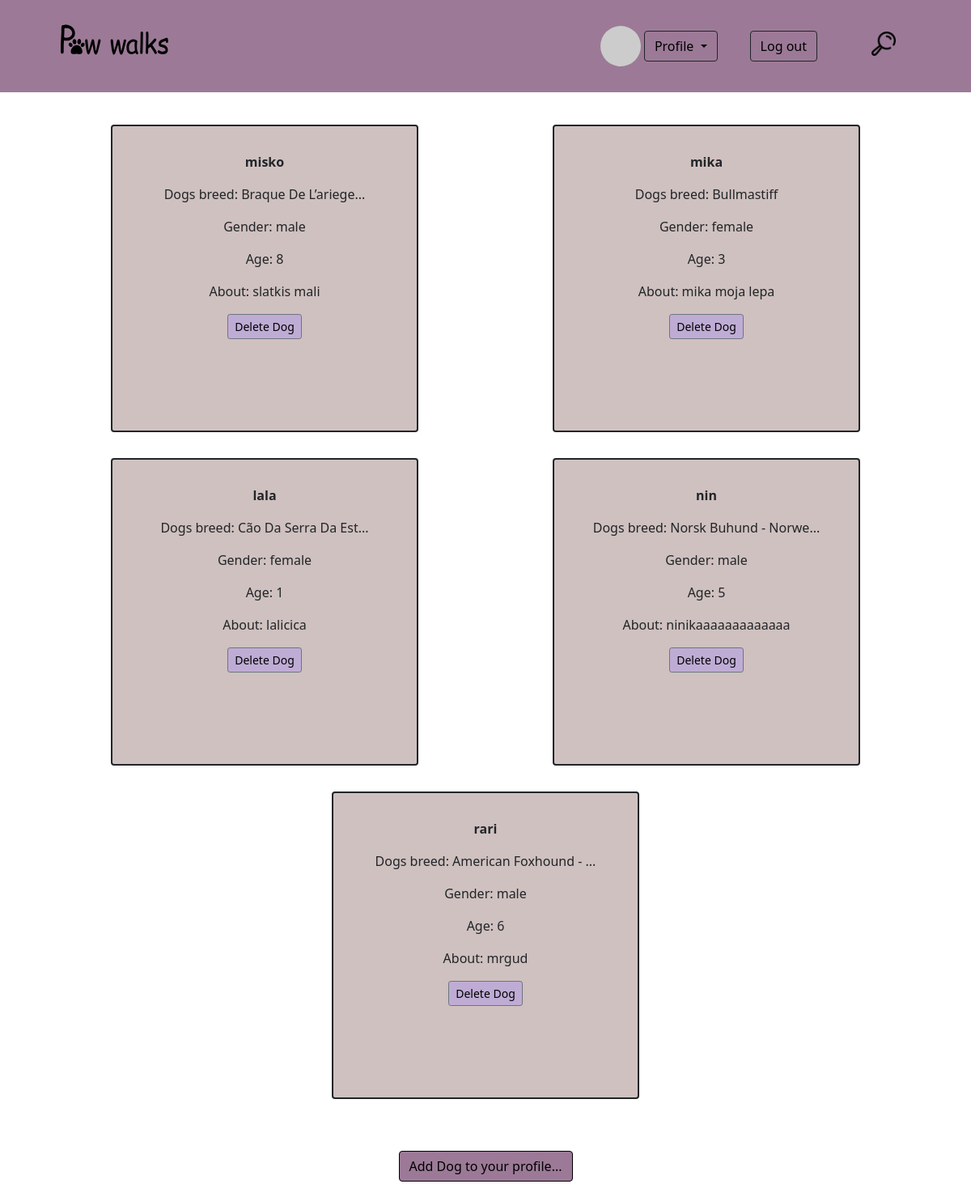
The app's page /customer_dashboard/dogAccount.php (signed in), older data.
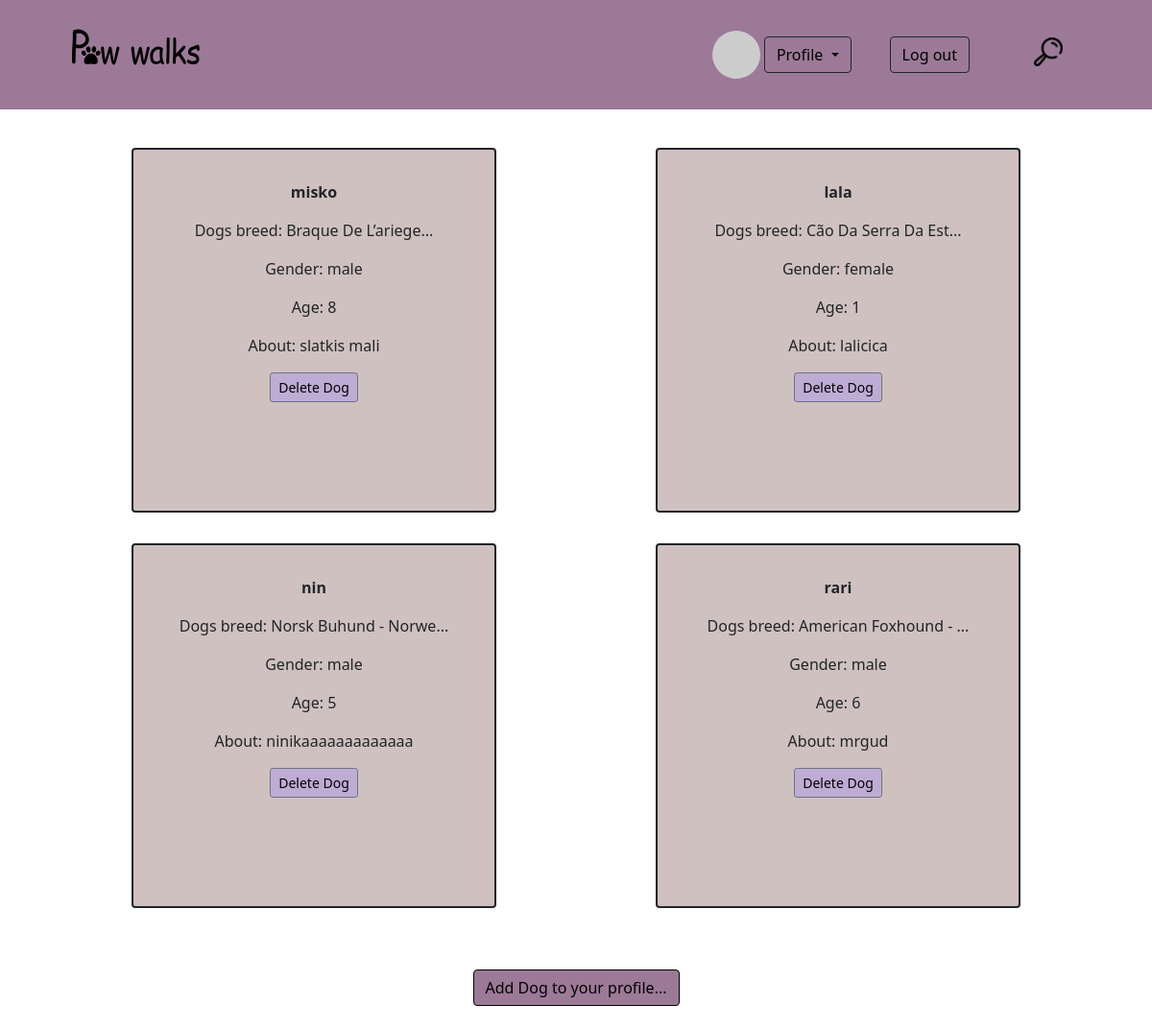
The same page, newer data.
### tables this page shows
CREATE TABLE `dog` (
  `id` int(10) UNSIGNED NOT NULL,
  `dog_name` varchar(40) NOT NULL,
  `gender` enum('m','f') NOT NULL,
  `age` tinyint(4) NOT NULL,
  `notes` text DEFAULT NULL,
  `breed_id` int(10) UNSIGNED NOT NULL,
  `owner_id` int(10) UNSIGNED NOT NULL
);

CREATE TABLE `breeds` (
  `id` int(10) UNSIGNED NOT NULL,
  `breed_name` varchar(255) NOT NULL
);

### customer_dashboard/dogAccount.php (the view, shortened to what this page needs)
<!DOCTYPE html>
<html lang="en">
<head>
    <link href="https://cdn.jsdelivr.net/npm/bootstrap@5.1.3/dist/css/bootstrap.min.css" rel="stylesheet">
    <link rel="stylesheet" href="../css/homeStyle.css">
    <link rel="stylesheet" href="../css/scrollbar.css">
</head>
<body>
<?php
include_once '../page_parts/header.php';
?>
<?php
    require_once '../page_parts/header.php';
    $sqlDog = "SELECT d.id, d.dog_name, d.gender, d.age, d.notes, d.breed_id, d.owner_id, b.breed_name FROM dog d
               INNER JOIN breeds b ON b.id = d.breed_id
               WHERE d.owner_id = ".$_SESSION['id'];
    try{
        $conn = new PDO("mysql:host=" . HOST . ";dbname=" . DB, USER, PASS);
        $stmtDog=$conn->prepare($sqlDog);
        $stmtDog->execute();
        $dogData = $stmtDog->fetchAll(PDO::FETCH_ASSOC);
    }
    catch (Exception $ex){
        echo($ex -> getMessage());
    }
?>
<div class="container row p-4 m-auto">
    <?php
        foreach ($dogData as $dog){
    ?>
    <div class="col-4 mx-auto my-3 border border-2 border-dark rounded p-4 text-center" style="background-color: rgba(191,172,170,0.75); border-color: #44310d; width: 380px; height: 380px">
            <div class="p-2"><b><?php echo $dog['dog_name']; ?></b></div>
            <div class="p-2">Dogs breed:
                <?php
                if(strlen($dog['breed_name']) >20) {
                    echo substr($dog['breed_name'], 0, 20)."...";
                }
                else {
                    echo $dog['breed_name'];
                }?></div>
            <div class="p-2">Gender:
                <?php
                if($dog['gender'] === 'm'){
                    echo "male";
                }
                elseif($dog['gender'] === "f"){
                    echo "female";
                }
                ?>
            </div>
            <div class="p-2">Age: <?php echo $dog['age']; ?></div>
            <div class="p-2">About: <?php echo $dog['notes']; ?></div>
        <form action="../include/deleteDog.inc.php" method="post">
            <div class="p-2"><button class="btn btn-secondary btn-sm" name="deleteDog" id="deleteDog" style="background-color: #bfacd5">Delete Dog</button></div>
        </form>
    </div>
    <?php
        }
    ?>
</div>
<div class="text-right d-flex justify-content-center">
    <a href="./createDog.php" style="color: #000000; text-decoration: none; font-weight: bold;"><button class="btn m-4" style="background-color: #9c7a97; border: 1px solid #000000">Add Dog to your profile...</button></a>
</div>
</body>
</html>

Row changes from the older to the newer data that the page shows:
removed dog: dog_name "mika", breed.breed_name "Bullmastiff", gender "female", age "3", notes "mika moja lepa"
